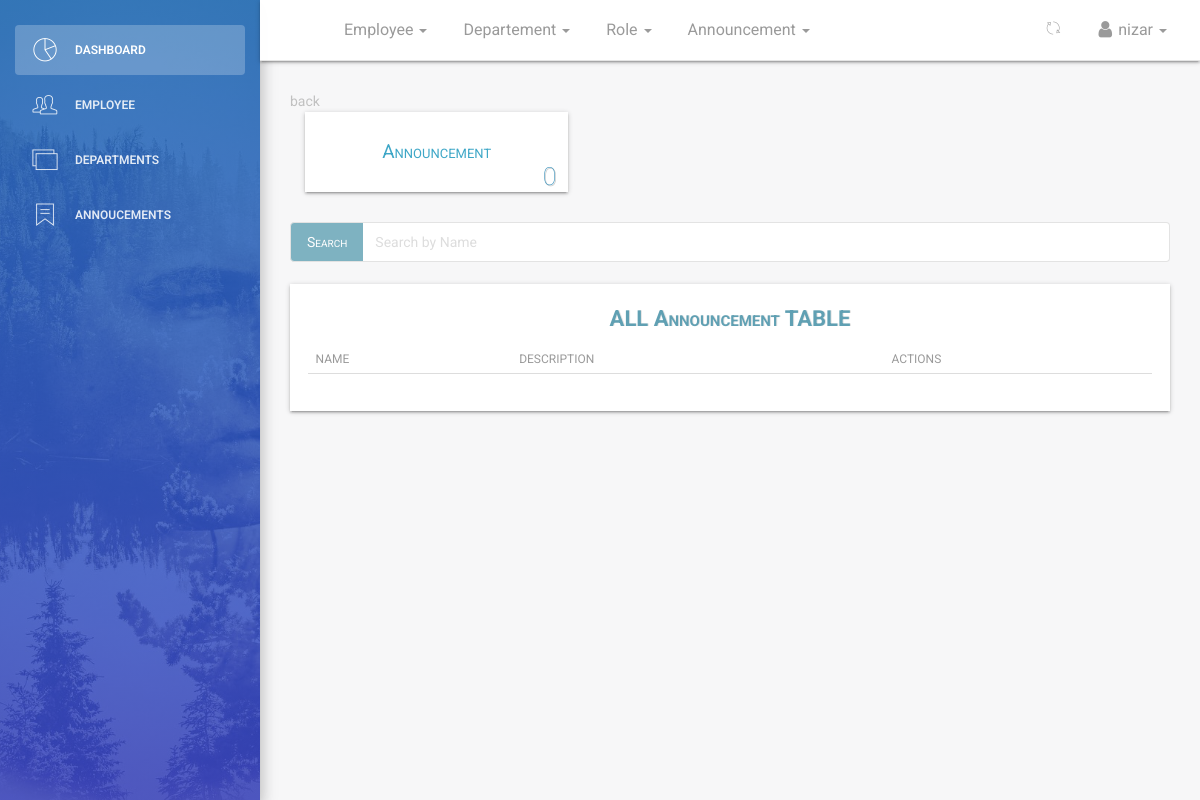
The app's page /dashboard/announcements/all/ (signed in), older data.
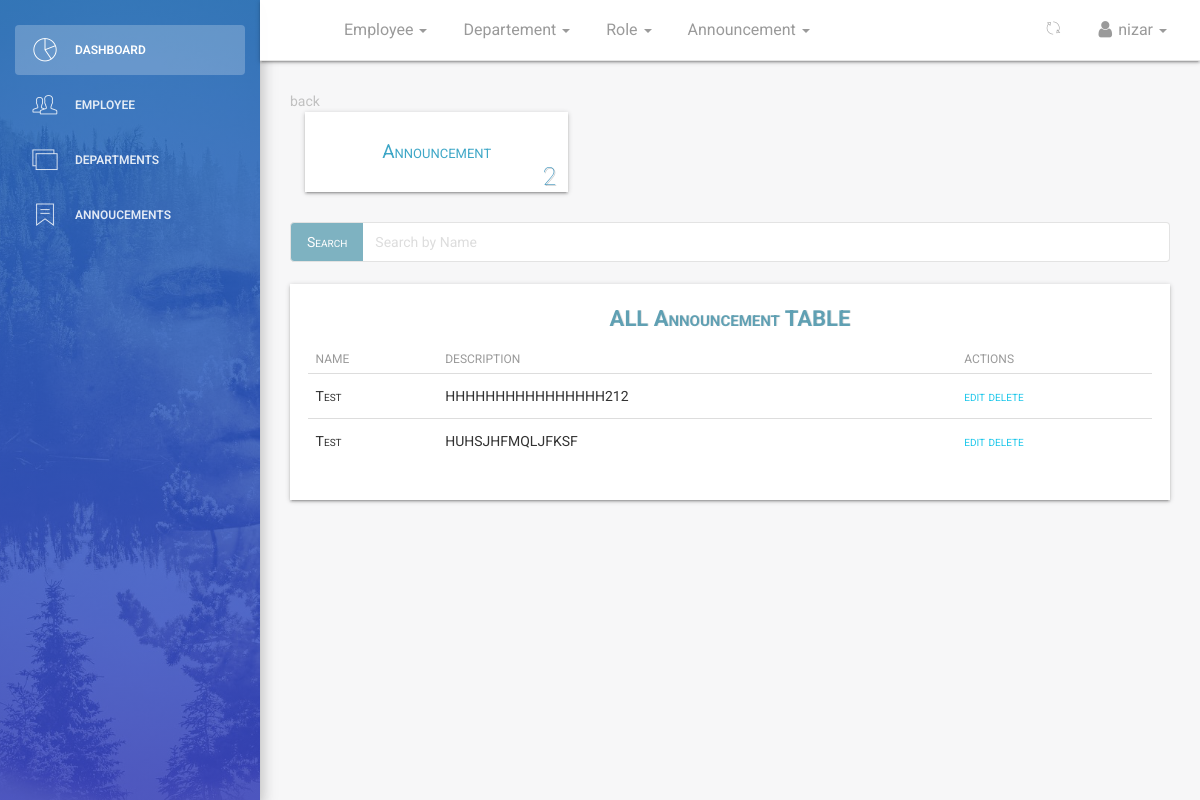
The same page, newer data.
### employee/models.py (models this page shows, shortened)
class Announcement(models.Model):
    name = models.CharField(max_length=125)
    bio = models.CharField(max_length=255, default='', null=True, blank=True)
    created = models.DateTimeField(
        verbose_name=_('Created'), auto_now_add=True)
    updated = models.DateTimeField(verbose_name=_('Updated'), auto_now=True)
    class Meta:
        verbose_name = _('Announcement')
        verbose_name_plural = _('Announcements')
        ordering = ['name', 'created']

### dashboard/views.py (the view)
# urls.py: path('announcements/all/', views.dashboard_announcements, name='announcements'),
def dashboard_announcements(request):
    if not (request.user.is_authenticated):
        return redirect('/')
    dataset = dict()
    dataset['title'] = 'announcements'
    dataset['announcements'] = Announcement.objects.all()
    return render(request, 'dashboard/announcements.html', dataset)

### templates/dashboard/announcements.html (shortened to what this page needs)
{% extends '_layout.html' %}
 {% block navheader %}
 	{% include 'includes/navheader_employee_app.html' %}
 {% endblock %}
 {% block content %}
        <section class="content">
            <section class="container-fluid">
            	<section class="row">
	            		<section class="col col-lg-12">
	            			<a href="{{request.META.HTTP_REFERER|escape}}" style="color:#c1c1c1;">back</a>
	            		</section>
            	</section>
            	   <section class="row">
                        <section class="col col-sm-8 offset-sm-2">
                        </section>
                    </section>
						<section class="row margin-bottom">
							<div class="container-fluid">
							<section class="col-lg-4 col-md-4 col-sm-12">
								<div class="leave-box sec-box">
									<a href="{% url 'dashboard:announcements' %}">
									<span>Announcement</span>
									</a>
									<span class="count-object deprt">{{ announcements.count }}</span>
								</div>
							</section>
							</div>
						</section>
					<div class="row" style="margin-bottom: 2.2rem;margin-top: 3rem;">
					 <div class="">
					  <div class="col-lg-12">
					  	<form action="" method="GET">
						    <div class="input-group">
						      <span class="input-group-btn">
						        <button class="btn btn-default" id = "stylebutton" type="button">Search</button>
						      </span>
						      <input type="search" value="{{request.GET.search}}" name="search" class="form-control" placeholder="Search by Name">
						    </div>
					    </form>
					  </div>
					  </div>
					</div>
                	<div class="table-responsive table-shadow">
                		<div class="text-center table-description">
                			<h4 class="title-h3" style="color: #60a0b3 !important;
    						text-shadow: 1px 0px rgba(0,0,0,0.11)">ALL Announcement TABLE</h4>
                		</div>
                		<table class="table">
							  <thead>
							    <tr>
							      <th scope="col">Name</th>
								  <th scope="col">Description</th>
								  {% if request.user.is_superuser and request.user.is_staff %}
								  <th scope="col">Actions</th>
								  {% endif %}
							    </tr>
							  </thead>
							  <tbody>
							  	{% for announcement in announcements %}
							    <tr>
							      <td>{{ announcement.name }}</td>
							      <td>{{ announcement.bio }}</td>
							      <td>
							{% if request.user.is_superuser and request.user.is_staff %}
							<a href="{% url 'dashboard:announcementedit' announcement.id %}">
							       	edit
							        </a>
									<a href="{% url 'dashboard:announcementdelete' announcement.id %}">
										delete
									 </a>
							      </td>
							    </tr>
							{% endif %}
							{% endfor %}
							  </tbody>
						</table>
					</div>
            </section>
        </section>
 {% endblock %}

Row changes from the older to the newer data that the page shows:
added Announcement: name "Test", bio "HHHHHHHHHHHHHHHH212"
added Announcement: name "Test", bio "HUHSJHFMQLJFKSF"
Text that changed along with them:
{{ announcements.count }}: "0" → "2"
